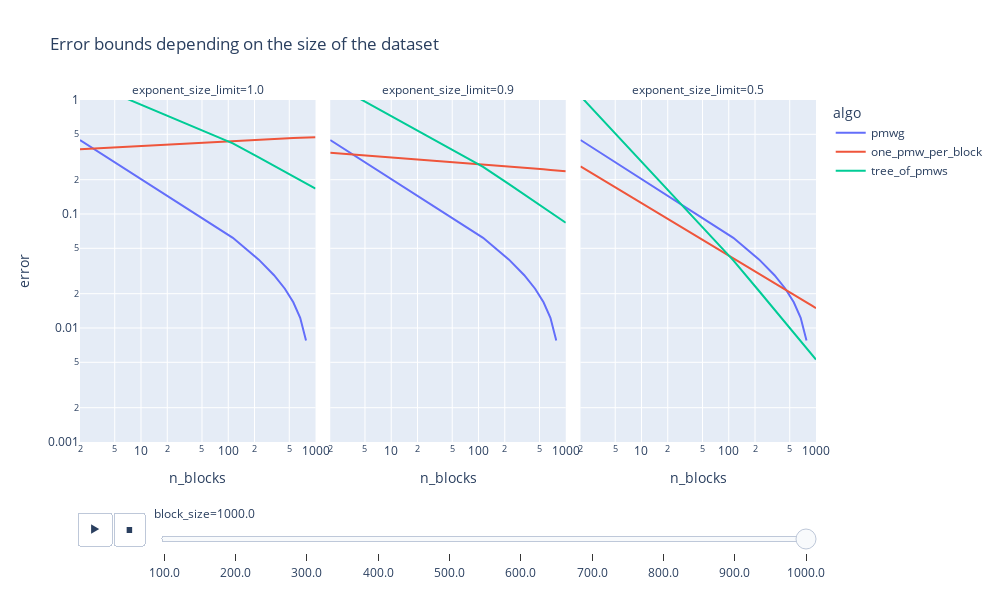

Source (notebook cell):
### Code cell
px.line(
    df,
    x="n_blocks",
    y="error",
    color="algo",
    animation_frame="block_size",
    range_y=[1e-3,1],
    facet_col="exponent_size_limit",
    log_y=True,
    log_x=True,
    title="Error bounds depending on the size of the dataset",
)

### Figure 1 — Plotly figure (JSON) as saved in the notebook; plotly's stock layout.template omitted (floating-point values rounded to 4 significant figures)
{"data": [{"hovertemplate": "algo=pmwg<br>block_size=1000.0<br>exponent_size_limit=1.0<br>n_blocks=%{x}<br>error=%{y}<extra></extra>", "legendgroup": "pmwg", "line": {"color": "#636efa", "dash": "solid"}, "marker": {"symbol": "circle"}, "mode": "lines", "name": "pmwg", "orientation": "v", "showlegend": true, "type": "scatter", "x": [2, 112.9, 223.8, 334.7, 445.6, 556.4, 667.3, 778.2, 889.1, 1000], "xaxis": "x", "y": [0.446, 0.06184, 0.03976, 0.02906, 0.02209, 0.0168, 0.01227, 0.00778, null, null], "yaxis": "y"}, {"hovertemplate": "algo=pmwg<br>block_size=1000.0<br>exponent_size_limit=0.9<br>n_blocks=%{x}<br>error=%{y}<extra></extra>", "legendgroup": "pmwg", "line": {"color": "#636efa", "dash": "solid"}, "marker": {"symbol": "circle"}, "mode": "lines", "name": "pmwg", "orientation": "v", "showlegend": false, "type": "scatter", "x": [2, 112.9, 223.8, 334.7, 445.6, 556.4, 667.3, 778.2, 889.1, 1000], "xaxis": "x2", "y": [0.446, 0.06184, 0.03976, 0.02906, 0.02209, 0.0168, 0.01227, 0.00778, null, null], "yaxis": "y2"}, {"hovertemplate": "algo=pmwg<br>block_size=1000.0<br>exponent_size_limit=0.5<br>n_blocks=%{x}<br>error=%{y}<extra></extra>", "legendgroup": "pmwg", "line": {"color": "#636efa", "dash": "solid"}, "marker": {"symbol": "circle"}, "mode": "lines", "name": "pmwg", "orientation": "v", "showlegend": false, "type": "scatter", "x": [2, 112.9, 223.8, 334.7, 445.6, 556.4, 667.3, 778.2, 889.1, 1000], "xaxis": "x3", "y": [0.446, 0.06184, 0.03976, 0.02906, 0.02209, 0.0168, 0.01227, 0.00778, null, null], "yaxis": "y3"}, {"hovertemplate": "algo=one_pmw_per_block<br>block_size=1000.0<br>exponent_size_limit=1.0<br>n_blocks=%{x}<br>error=%{y}<extra></extra>", "legendgroup": "one_pmw_per_block", "line": {"color": "#EF553B", "dash": "solid"}, "marker": {"symbol": "circle"}, "mode": "lines", "name": "one_pmw_per_block", "orientation": "v", "showlegend": true, "type": "scatter", "x": [2, 112.9, 223.8, 334.7, 445.6, 556.4, 667.3, 778.2, 889.1, 1000], "xaxis": "x", "y": [0.3702, 0.4392, 0.4498, 0.456, 0.4603, 0.4636, 0.4663, 0.4686, 0.4706, 0.4723], "yaxis": "y"}, {"hovertemplate": "algo=one_pmw_per_block<br>block_size=1000.0<br>exponent_size_limit=0.9<br>n_blocks=%{x}<br>error=%{y}<extra></extra>", "legendgroup": "one_pmw_per_block", "line": {"color": "#EF553B", "dash": "solid"}, "marker": {"symbol": "circle"}, "mode": "lines", "name": "one_pmw_per_block", "orientation": "v", "showlegend": false, "type": "scatter", "x": [2, 112.9, 223.8, 334.7, 445.6, 556.4, 667.3, 778.2, 889.1, 1000], "xaxis": "x2", "y": [0.3454, 0.2738, 0.2619, 0.255, 0.2501, 0.2464, 0.2434, 0.2408, 0.2386, 0.2367], "yaxis": "y2"}, {"hovertemplate": "algo=one_pmw_per_block<br>block_size=1000.0<br>exponent_size_limit=0.5<br>n_blocks=%{x}<br>error=%{y}<extra></extra>", "legendgroup": "one_pmw_per_block", "line": {"color": "#EF553B", "dash": "solid"}, "marker": {"symbol": "circle"}, "mode": "lines", "name": "one_pmw_per_block", "orientation": "v", "showlegend": false, "type": "scatter", "x": [2, 112.9, 223.8, 334.7, 445.6, 556.4, 667.3, 778.2, 889.1, 1000], "xaxis": "x3", "y": [0.2618, 0.04133, 0.03007, 0.02492, 0.02181, 0.01965, 0.01805, 0.0168, 0.01578, 0.01494], "yaxis": "y3"}, {"hovertemplate": "algo=tree_of_pmws<br>block_size=1000.0<br>exponent_size_limit=1.0<br>n_blocks=%{x}<br>error=%{y}<extra></extra>", "legendgroup": "tree_of_pmws", "line": {"color": "#00cc96", "dash": "solid"}, "marker": {"symbol": "circle"}, "mode": "lines", "name": "tree_of_pmws", "orientation": "v", "showlegend": true, "type": "scatter", "x": [2, 112.9, 223.8, 334.7, 445.6, 556.4, 667.3, 778.2, 889.1, 1000], "xaxis": "x", "y": [1.529, 0.4158, 0.3142, 0.2658, 0.2357, 0.2146, 0.1986, 0.1861, 0.1758, 0.1671], "yaxis": "y"}, {"hovertemplate": "algo=tree_of_pmws<br>block_size=1000.0<br>exponent_size_limit=0.9<br>n_blocks=%{x}<br>error=%{y}<extra></extra>", "legendgroup": "tree_of_pmws", "line": {"color": "#00cc96", "dash": "solid"}, "marker": {"symbol": "circle"}, "mode": "lines", "name": "tree_of_pmws", "orientation": "v", "showlegend": false, "type": "scatter", "x": [2, 112.9, 223.8, 334.7, 445.6, 556.4, 667.3, 778.2, 889.1, 1000], "xaxis": "x2", "y": [1.427, 0.2592, 0.1829, 0.1486, 0.1281, 0.114, 0.1037, 0.09562, 0.08914, 0.08377], "yaxis": "y2"}, {"hovertemplate": "algo=tree_of_pmws<br>block_size=1000.0<br>exponent_size_limit=0.5<br>n_blocks=%{x}<br>error=%{y}<extra></extra>", "legendgroup": "tree_of_pmws", "line": {"color": "#00cc96", "dash": "solid"}, "marker": {"symbol": "circle"}, "mode": "lines", "name": "tree_of_pmws", "orientation": "v", "showlegend": false, "type": "scatter", "x": [2, 112.9, 223.8, 334.7, 445.6, 556.4, 667.3, 778.2, 889.1, 1000], "xaxis": "x3", "y": [1.081, 0.03914, 0.02101, 0.01453, 0.01117, 0.009096, 0.007689, 0.006669, 0.005895, 0.005286], "yaxis": "y3"}], "layout": {"annotations": [{"font": {}, "showarrow": false, "text": "exponent_size_limit=1.0", "x": 0.16, "xanchor": "center", "xref": "paper", "y": 1, "yanchor": "bottom", "yref": "paper"}, {"font": {}, "showarrow": false, "text": "exponent_size_limit=0.9", "x": 0.5, "xanchor": "center", "xref": "paper", "y": 1, "yanchor": "bottom", "yref": "paper"}, {"font": {}, "showarrow": false, "text": "exponent_size_limit=0.5", "x": 0.84, "xanchor": "center", "xref": "paper", "y": 1, "yanchor": "bottom", "yref": "paper"}], "height": 600, "legend": {"title": {"text": "algo"}, "tracegroupgap": 0}, "sliders": [{"active": 9, "currentvalue": {"prefix": "block_size="}, "len": 0.9, "pad": {"b": 10, "t": 60}, "steps": [{"args": [["100.0"], {"frame": {"duration": 0, "redraw": false}, "fromcurrent": true, "mode": "immediate", "transition": {"duration": 0, "easing": "linear"}}], "label": "100.0", "method": "animate"}, {"args": [["200.0"], {"frame": {"duration": 0, "redraw": false}, "fromcurrent": true, "mode": "immediate", "transition": {"duration": 0, "easing": "linear"}}], "label": "200.0", "method": "animate"}, {"args": [["300.0"], {"frame": {"duration": 0, "redraw": false}, "fromcurrent": true, "mode": "immediate", "transition": {"duration": 0, "easing": "linear"}}], "label": "300.0", "method": "animate"}, {"args": [["400.0"], {"frame": {"duration": 0, "redraw": false}, "fromcurrent": true, "mode": "immediate", "transition": {"duration": 0, "easing": "linear"}}], "label": "400.0", "method": "animate"}, {"args": [["500.0"], {"frame": {"duration": 0, "redraw": false}, "fromcurrent": true, "mode": "immediate", "transition": {"duration": 0, "easing": "linear"}}], "label": "500.0", "method": "animate"}, {"args": [["600.0"], {"frame": {"duration": 0, "redraw": false}, "fromcurrent": true, "mode": "immediate", "transition": {"duration": 0, "easing": "linear"}}], "label": "600.0", "method": "animate"}, {"args": [["700.0"], {"frame": {"duration": 0, "redraw": false}, "fromcurrent": true, "mode": "immediate", "transition": {"duration": 0, "easing": "linear"}}], "label": "700.0", "method": "animate"}, {"args": [["800.0"], {"frame": {"duration": 0, "redraw": false}, "fromcurrent": true, "mode": "immediate", "transition": {"duration": 0, "easing": "linear"}}], "label": "800.0", "method": "animate"}, {"args": [["900.0"], {"frame": {"duration": 0, "redraw": false}, "fromcurrent": true, "mode": "immediate", "transition": {"duration": 0, "easing": "linear"}}], "label": "900.0", "method": "animate"}, {"args": [["1000.0"], {"frame": {"duration": 0, "redraw": false}, "fromcurrent": true, "mode": "immediate", "transition": {"duration": 0, "easing": "linear"}}], "label": "1000.0", "method": "animate"}], "x": 0.1, "xanchor": "left", "y": 0, "yanchor": "top"}], "title": {"text": "Error bounds depending on the size of the dataset"}, "updatemenus": [{"buttons": [{"args": [null, {"frame": {"duration": 500, "redraw": false}, "fromcurrent": true, "mode": "immediate", "transition": {"duration": 500, "easing": "linear"}}], "label": "&#9654;", "method": "animate"}, {"args": [[null], {"frame": {"duration": 0, "redraw": false}, "fromcurrent": true, "mode": "immediate", "transition": {"duration": 0, "easing": "linear"}}], "label": "&#9724;", "method": "animate"}], "direction": "left", "pad": {"r": 10, "t": 70}, "showactive": false, "type": "buttons", "x": 0.1, "xanchor": "right", "y": 0, "yanchor": "top"}], "width": 1000, "xaxis": {"anchor": "y", "autorange": true, "domain": [0, 0.32], "range": [0.301, 3.0], "title": {"text": "n_blocks"}, "type": "log"}, "xaxis2": {"anchor": "y2", "autorange": true, "domain": [0.34, 0.66], "matches": "x", "range": [0.301, 3.0], "title": {"text": "n_blocks"}, "type": "log"}, "xaxis3": {"anchor": "y3", "autorange": true, "domain": [0.68, 1.0], "matches": "x", "range": [0.301, 3.0], "title": {"text": "n_blocks"}, "type": "log"}, "yaxis": {"anchor": "x", "domain": [0, 1], "range": [-3.0, 0], "title": {"text": "error"}, "type": "log"}, "yaxis2": {"anchor": "x2", "domain": [0, 1], "matches": "y", "showticklabels": false, "type": "log"}, "yaxis3": {"anchor": "x3", "domain": [0, 1], "matches": "y", "showticklabels": false, "type": "log"}}}
